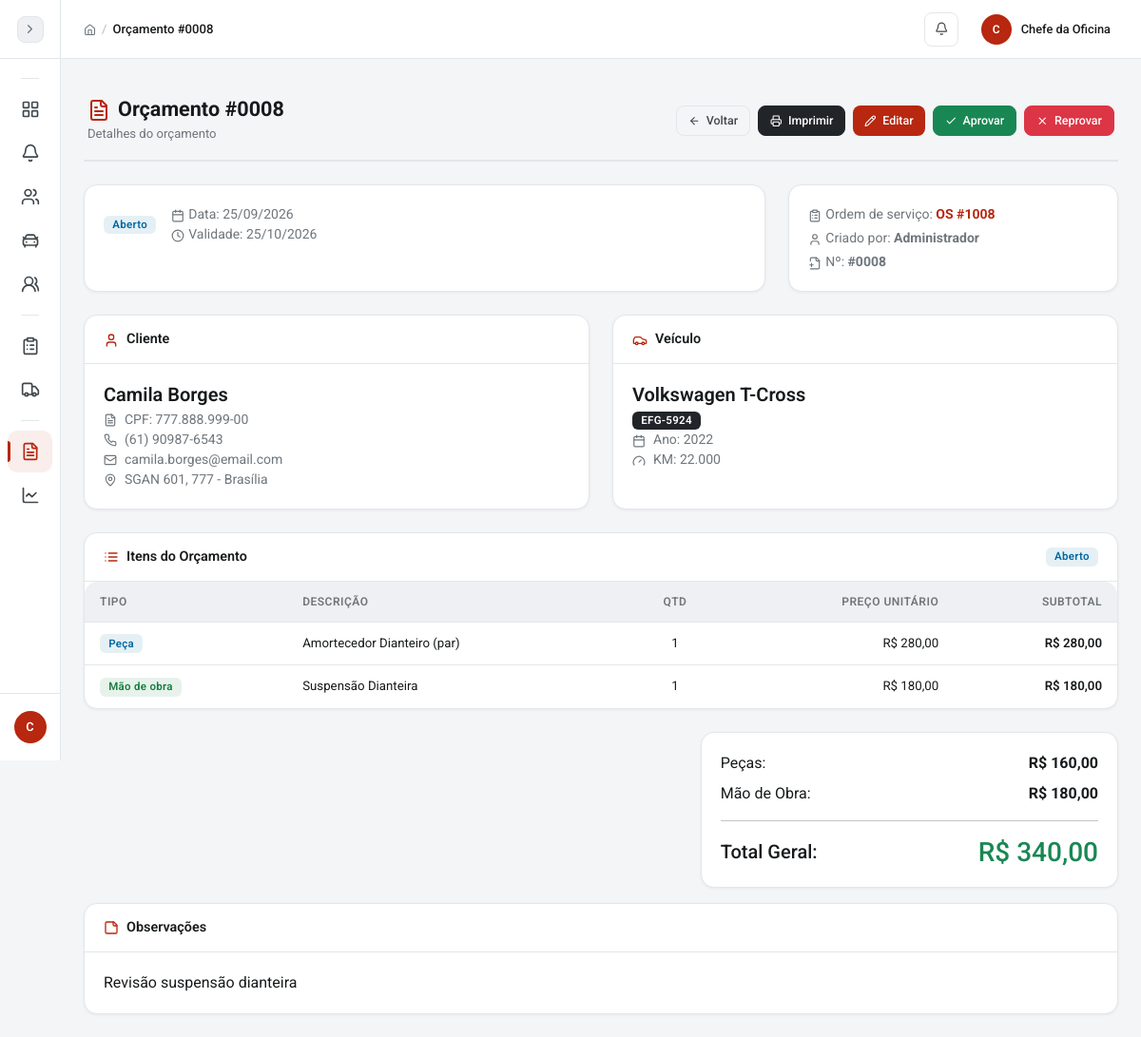
Screenshot of /pages/orcamentos/detalhes.php?id=8 (signed in) with the database file from the repository.
### tables this page shows
CREATE TABLE orcamentos (
  id INT AUTO_INCREMENT PRIMARY KEY,
  numero INT NOT NULL UNIQUE,
  cliente_id INT NOT NULL,
  veiculo_id INT NULL,
  os_id INT NULL,
  data_orcamento DATE NOT NULL,
  data_validade DATE,
  status ENUM('aberto','aprovado','reprovado','cancelado') DEFAULT 'aberto',
  total_pecas DECIMAL(10,2) DEFAULT 0,
  total_mao_obra DECIMAL(10,2) DEFAULT 0,
  total_geral DECIMAL(10,2) DEFAULT 0,
  desconto DECIMAL(10,2) DEFAULT 0,
  observacoes TEXT,
  criado_por INT,
  data_criacao TIMESTAMP DEFAULT CURRENT_TIMESTAMP,
  FOREIGN KEY (cliente_id) REFERENCES clientes(id),
  FOREIGN KEY (veiculo_id) REFERENCES veiculos(id) ON DELETE SET NULL,
  FOREIGN KEY (os_id) REFERENCES ordens_servico(id) ON DELETE SET NULL,
  FOREIGN KEY (criado_por) REFERENCES usuarios(id)
);

CREATE TABLE ordens_servico (
  id INT AUTO_INCREMENT PRIMARY KEY,
  numero INT NOT NULL UNIQUE,
  cliente_id INT NOT NULL,
  veiculo_id INT NULL,
  status ENUM('recebida','em_analise','aguardando_aprovacao','aguardando_peca','em_execucao','pronta_para_entrega','entregue','cancelada') NOT NULL DEFAULT 'recebida',
  prioridade ENUM('baixa','normal','alta','urgente') NOT NULL DEFAULT 'normal',
  queixa_inicial TEXT NOT NULL,
  diagnostico TEXT,
  observacoes_internas TEXT,
  responsavel_chefe_id INT NULL,
  criado_por INT NOT NULL,
  data_entrada DATETIME NOT NULL DEFAULT CURRENT_TIMESTAMP,
  data_conclusao DATETIME NULL,
  data_atualizacao TIMESTAMP NOT NULL DEFAULT CURRENT_TIMESTAMP ON UPDATE CURRENT_TIMESTAMP,
  FOREIGN KEY (cliente_id) REFERENCES clientes(id),
  FOREIGN KEY (veiculo_id) REFERENCES veiculos(id) ON DELETE SET NULL,
  FOREIGN KEY (responsavel_chefe_id) REFERENCES usuarios(id) ON DELETE SET NULL,
  FOREIGN KEY (criado_por) REFERENCES usuarios(id)
);

CREATE TABLE usuarios (
  id INT AUTO_INCREMENT PRIMARY KEY,
  nome VARCHAR(100) NOT NULL,
  email VARCHAR(120) NOT NULL UNIQUE,
  senha VARCHAR(255) NOT NULL,
  tipo ENUM('admin','secretaria','mecanico_chefe','mecanico') NOT NULL DEFAULT 'mecanico',
  cpf VARCHAR(14) UNIQUE,
  telefone VARCHAR(20),
  salario DECIMAL(10,2),
  data_admissao DATE,
  cargo VARCHAR(100),
  ativo TINYINT(1) NOT NULL DEFAULT 1,
  data_cadastro TIMESTAMP DEFAULT CURRENT_TIMESTAMP
);

CREATE TABLE clientes (
  id INT AUTO_INCREMENT PRIMARY KEY,
  nome VARCHAR(120) NOT NULL,
  cpf VARCHAR(14) UNIQUE,
  telefone VARCHAR(20),
  email VARCHAR(120),
  endereco VARCHAR(255),
  cidade VARCHAR(80),
  observacoes TEXT,
  ativo TINYINT(1) NOT NULL DEFAULT 1,
  data_cadastro TIMESTAMP DEFAULT CURRENT_TIMESTAMP,
  data_atualizacao TIMESTAMP DEFAULT CURRENT_TIMESTAMP ON UPDATE CURRENT_TIMESTAMP
);

CREATE TABLE veiculos (
  id INT AUTO_INCREMENT PRIMARY KEY,
  cliente_id INT NOT NULL,
  placa VARCHAR(10) UNIQUE,
  marca VARCHAR(50),
  modelo VARCHAR(60),
  ano YEAR,
  cor VARCHAR(30),
  km_atual INT DEFAULT 0,
  chassi VARCHAR(30),
  marca_id INT NULL,
  modelo_base_id INT NULL,
  modelo_id INT NULL,
  fipe_versao VARCHAR(150) NULL,
  valor_fipe DECIMAL(10,2) NULL,
  fipe_mes_referencia VARCHAR(20) NULL,
  FOREIGN KEY (cliente_id) REFERENCES clientes(id) ON DELETE CASCADE,
  FOREIGN KEY (marca_id) REFERENCES fipe_marcas(id) ON DELETE SET NULL,
  FOREIGN KEY (modelo_base_id) REFERENCES fipe_modelos_base(id) ON DELETE SET NULL,
  FOREIGN KEY (modelo_id) REFERENCES fipe_modelos(id) ON DELETE SET NULL
);

CREATE TABLE orcamento_itens (
  id INT AUTO_INCREMENT PRIMARY KEY,
  orcamento_id INT NOT NULL,
  tipo ENUM('peca','servico') NOT NULL,
  descricao_item VARCHAR(200),
  quantidade INT DEFAULT 1,
  preco_unitario DECIMAL(10,2) DEFAULT 0,
  subtotal DECIMAL(10,2) DEFAULT 0,
  FOREIGN KEY (orcamento_id) REFERENCES orcamentos(id) ON DELETE CASCADE
);

### config/conexao.php (called while the page is built, shortened)
<?php
function esc($dado) {
    return htmlspecialchars((string) $dado, ENT_QUOTES, 'UTF-8');
}
function formatar_moeda($valor) {
    return 'R$ ' . number_format($valor, 2, ',', '.');
}
?>

### pages/orcamentos/detalhes.php (the view, shortened to what this page needs)
<?php
require_once __DIR__ . '/../../config/conexao.php';
$id = isset($_GET['id']) ? (int)$_GET['id'] : 0;
$stmt = $conn->prepare("SELECT o.*, c.nome as cliente_nome, c.cpf, c.telefone, c.email, c.endereco, c.cidade, v.marca, v.modelo, v.placa, v.ano, v.km_atual, u.nome as criado_por_nome, os.numero as os_numero FROM orcamentos o LEFT JOIN clientes c ON c.id = o.cliente_id LEFT JOIN veiculos v ON v.id = o.veiculo_id LEFT JOIN usuarios u ON u.id = o.criado_por LEFT JOIN ordens_servico os ON os.id = o.os_id WHERE o.id = :id");
$stmt->bindParam(':id', $id);
$stmt->execute();
$orcamento = $stmt->fetch();
$stmt = $conn->prepare("SELECT oi.* FROM orcamento_itens oi WHERE oi.orcamento_id = :id ORDER BY oi.id");
$stmt->bindParam(':id', $id);
$stmt->execute();
$itens = $stmt->fetchAll();
$titulo_pagina = "Orçamento #" . str_pad($orcamento['numero'], 4, '0', STR_PAD_LEFT);
require_once __DIR__ . '/../../includes/header.php';
$badge_status = [
    'aberto' => 'info',
    'aprovado' => 'success',
    'reprovado' => 'danger',
    'cancelado' => 'secondary'
];
?>
<div class="page-header">
    <div>
        <h1><i data-lucide="file-text" class="text-primary me-2"></i>Orçamento #<?php echo str_pad($orcamento['numero'], 4, '0', STR_PAD_LEFT); ?></h1>
        <span class="page-subtitle">Detalhes do orçamento</span>
    </div>
    <div class="d-flex gap-2 flex-wrap">
        <a href="listar.php" class="btn btn-outline-secondary btn-icon">
            <i data-lucide="arrow-left"></i> Voltar
        </a>
        <a href="imprimir.php?id=<?php echo $orcamento['id']; ?>" target="_blank" class="btn btn-dark btn-icon">
            <i data-lucide="printer"></i> Imprimir
        </a>
        <?php if ($orcamento['status'] == 'aberto'): ?>
            <a href="editar.php?id=<?php echo $orcamento['id']; ?>" class="btn btn-primary btn-icon">
                <i data-lucide="pencil"></i> Editar
            </a>
        <?php endif; ?>
        <?php if ($orcamento['status'] == 'aberto' || $orcamento['status'] == 'reprovado'): ?>
            <form method="POST" action="processar.php?acao=mudar_status" class="d-inline">
                <button type="submit" class="btn btn-success btn-icon" onclick="return confirm('Aprovar este orçamento?');">
                    <i data-lucide="check"></i> Aprovar
                </button>
            </form>
            <form method="POST" action="processar.php?acao=mudar_status" class="d-inline">
                <button type="submit" class="btn btn-danger btn-icon" onclick="return confirm('Reprovar este orçamento?');">
                    <i data-lucide="x"></i> Reprovar
                </button>
            </form>
        <?php endif; ?>
    </div>
</div>
<div class="row mb-4">
    <div class="col-12 col-xl-8 mb-3 mb-xl-0">
        <div class="card h-100">
            <div class="card-body">
                <div class="d-flex flex-wrap align-items-center gap-3">
                    <span class="badge badge-<?php echo $badge_status[$orcamento['status']]; ?>"><?php echo ucfirst($orcamento['status']); ?></span>
                    <div class="text-muted small">
                        <div><i data-lucide="calendar" class="me-1"></i>Data: <?php echo date('d/m/Y', strtotime($orcamento['data_orcamento'])); ?></div>
                        <div><i data-lucide="clock" class="me-1"></i>Validade: <?php echo $orcamento['data_validade'] ? date('d/m/Y', strtotime($orcamento['data_validade'])) : '---'; ?></div>
                    </div>
                </div>
            </div>
        </div>
    </div>
    <div class="col-12 col-xl-4">
        <div class="card h-100">
            <div class="card-body">
                <div class="text-muted small">
                    <?php if (!empty($orcamento['os_numero'])): ?>
                        <div class="mb-1">
                            <i data-lucide="clipboard-list" class="me-1"></i>Ordem de serviço:
                            <a href="../ordens_servico/detalhes.php?id=<?php echo (int)$orcamento['os_id']; ?>"><strong>OS #<?php echo str_pad($orcamento['os_numero'], 4, '0', STR_PAD_LEFT); ?></strong></a>
                        </div>
                    <?php endif; ?>
                    <div class="mb-1"><i data-lucide="user" class="me-1"></i>Criado por: <strong><?php echo esc($orcamento['criado_por_nome'] ?: '—'); ?></strong></div>
                    <div><i data-lucide="file-plus-2" class="me-1"></i>Nº: <strong>#<?php echo str_pad($orcamento['numero'], 4, '0', STR_PAD_LEFT); ?></strong></div>
                </div>
            </div>
        </div>
    </div>
</div>
<div class="row mb-4">
    <div class="col-md-6">
        <div class="card h-100">
            <div class="card-header"><i data-lucide="user" class="me-2 text-primary"></i>Cliente</div>
            <div class="card-body">
                <h5 class="mb-1"><?php echo esc($orcamento['cliente_nome']); ?></h5>
                <div class="text-muted small">
                    <div><i data-lucide="file-text" class="me-2"></i>CPF: <?php echo esc($orcamento['cpf'] ?: '-'); ?></div>
                    <div><i data-lucide="phone" class="me-2"></i><?php echo esc($orcamento['telefone'] ?: '-'); ?></div>
                    <div><i data-lucide="mail" class="me-2"></i><?php echo esc($orcamento['email'] ?: '-'); ?></div>
                    <div><i data-lucide="map-pin" class="me-2"></i><?php echo esc($orcamento['endereco'] ?: '-') . ' - ' . esc($orcamento['cidade'] ?: ''); ?></div>
                </div>
            </div>
        </div>
    </div>
    <div class="col-md-6">
        <div class="card h-100">
            <div class="card-header"><i data-lucide="car" class="me-2 text-primary"></i>Veículo</div>
            <div class="card-body">
                <?php if ($orcamento['marca']): ?>
                    <h5 class="mb-1"><?php echo esc($orcamento['marca']) . ' ' . esc($orcamento['modelo']); ?></h5>
                    <div class="text-muted small">
                        <div><span class="badge bg-dark"><?php echo esc($orcamento['placa']); ?></span></div>
                        <div><i data-lucide="calendar" class="me-2"></i>Ano: <?php echo $orcamento['ano'] ?: '-'; ?></div>
                        <div><i data-lucide="gauge" class="me-2"></i>KM: <?php echo number_format($orcamento['km_atual'], 0, ',', '.'); ?></div>
                    </div>
                <?php else: ?>
                    <p class="text-muted mb-0">Nenhum veículo informado</p>
                <?php endif; ?>
            </div>
        </div>
    </div>
</div>
<div class="card mb-4">
    <div class="card-header d-flex justify-content-between align-items-center">
        <span><i data-lucide="list" class="me-2 text-primary"></i>Itens do Orçamento</span>
        <span class="badge badge-<?php echo $badge_status[$orcamento['status']]; ?>"><?php echo ucfirst($orcamento['status']); ?></span>
    </div>
    <div class="card-body p-0">
        <div class="table-responsive">
            <table class="table table-hover mb-0">
                <thead>
                    <tr>
                        <th>Tipo</th>
                        <th>Descrição</th>
                        <th class="text-center">Qtd</th>
                        <th class="text-end">Preço Unitário</th>
                        <th class="text-end">Subtotal</th>
                    </tr>
                </thead>
                <tbody>
                    <?php foreach ($itens as $item): ?>
<tr>
                        <td>
                            <?php if ($item['tipo'] == 'peca'): ?>
                                <span class="badge badge-info">Peça</span>
                            <?php else: ?>
                                <span class="badge badge-success">Mão de obra</span>
                            <?php endif; ?>
                        </td>
                        <td><?php echo esc($item['descricao_item']); ?></td>
                            <td class="text-center"><?php echo $item['quantidade']; ?></td>
                            <td class="text-end"><?php echo formatar_moeda($item['preco_unitario']); ?></td>
                            <td class="text-end fw-600"><?php echo formatar_moeda($item['subtotal']); ?></td>
                        </tr>
                    <?php endforeach; ?>
                </tbody>
            </table>
        </div>
    </div>
</div>
<div class="row justify-content-end">
    <div class="col-md-5">
        <div class="card">
            <div class="card-body">
                <div class="d-flex justify-content-between mb-2">
                    <span>Peças:</span>
                    <strong><?php echo formatar_moeda($orcamento['total_pecas']); ?></strong>
                </div>
                <div class="d-flex justify-content-between mb-2">
                    <span>Mão de Obra:</span>
                    <strong><?php echo formatar_moeda($orcamento['total_mao_obra']); ?></strong>
                </div>
                <hr>
                <div class="d-flex justify-content-between align-items-center">
                    <span class="h5 mb-0">Total Geral:</span>
                    <span class="h3 mb-0 text-success"><?php echo formatar_moeda($orcamento['total_geral']); ?></span>
                </div>
            </div>
        </div>
    </div>
</div>
<?php if ($orcamento['observacoes']): ?>
<div class="card mt-3">
    <div class="card-header"><i data-lucide="sticky-note" class="me-2 text-primary"></i>Observações</div>
    <div class="card-body">
        <?php echo nl2br(esc($orcamento['observacoes'])); ?>
    </div>
</div>
<?php endif; ?>
<?php require_once __DIR__ . '/../../includes/footer.php'; ?>

### includes/header.php (shortened to what this page needs)
<?php
$url_css = $caminho_base . '/css/style.css';
$url_index = $caminho_base . '/index.php';
?>
<!DOCTYPE html>
<html lang="pt-BR">
<head>
    <link href="https://cdn.jsdelivr.net/npm/bootstrap@5.3.0/dist/css/bootstrap.min.css" rel="stylesheet">
    <link href="<?php echo $url_css; ?>" rel="stylesheet">
</head>
<body>
    <?php require_once __DIR__ . '/sidebar.php'; ?>
    <div class="main-wrapper" id="conteudo" tabindex="-1">
        <header class="topbar">
            <div class="topbar-breadcrumb">
                <a href="<?php echo $url_index; ?>"><i data-lucide="home"></i></a>
                <span class="separator">/</span>
                <span class="current"><?php echo $titulo_pagina ?? 'Dashboard'; ?></span>
            </div>
            <div class="topbar-notifications">
                <button class="topbar-btn" id="notifBell" aria-label="Notificações" aria-expanded="false">
                    <i data-lucide="bell"></i>
                </button>
            </div>
            <div class="topbar-user">
                <div class="topbar-user-avatar">
                    <?php echo esc(strtoupper(substr($_SESSION['usuario_nome'] ?? 'U', 0, 1))); ?>
                </div>
                <span class="topbar-user-name"><?php echo esc($_SESSION['usuario_nome'] ?? 'Usuário'); ?></span>
            </div>
        </header>

### includes/header.php (style rules this page uses)
html.js body { opacity:0;transition:opacity .25s ease }

### rows the page displays
orcamentos: numero "Orçamento #0008", numero "0008", status "Aberto", data_orcamento "25/09/2026", data_validade "25/10/2026", os.numero "1008", criado_por.nome "Administrador", cliente.nome "Camila Borges", cliente.cpf "777.888.999-00", cliente.telefone "(61) 90987-6543", cliente.email "camila.borges@email.com", cliente.endereco "SGAN 601, 777", cliente.cidade "Brasília", veiculo.marca "Volkswagen", veiculo.modelo "T-Cross", veiculo.placa "EFG-5924", veiculo.ano "2022", veiculo.km_atual "22.000", total_pecas "R$ 160,00", total_mao_obra "R$ 180,00", total_geral "R$ 340,00", observacoes "Revisão suspensão dianteira"
orcamento_itens: tipo "Peça", descricao_item "Amortecedor Dianteiro (par)", quantidade "1", preco_unitario "R$ 280,00", subtotal "R$ 280,00"
orcamento_itens: tipo "Mão de obra", descricao_item "Suspensão Dianteira", quantidade "1", preco_unitario "R$ 180,00", subtotal "R$ 180,00"

### other values shown
substr($nome_usuario, 0, 1) "C"
substr($_SESSION['usuario_nome'] ?? 'U', 0, 1) "C"
$_SESSION['usuario_nome'] "Chefe da Oficina"
